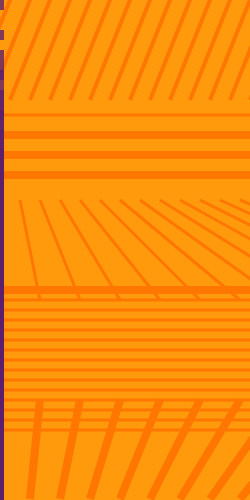
Frame 1 (no input)
Frame 60 (no input): identical to frame 1, image omitted
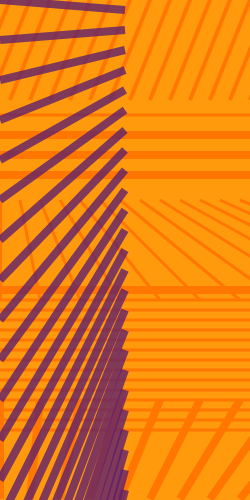
Frame 120 (the mouse pressed at the canvas centre since frame 60)

The p5.js sketch that drew these frames (run headless with seeded random() and noise() and a simulated clock; from frame 60 on, the mouse is pressed at the canvas centre):

// p5.js sketch
// ── sketch.js
function setup() {
  createCanvas(250,500);
  strokeCap(SQUARE);
}

function draw() {
  background(255, 154, 12);
  for (var i = -10; i < 400; i += 20) {
    line(i, -50, i + -60, 100);
    stroke(255, 119, 0);
    strokeWeight(4);
  }
  for (var i = 0; i < 500; i += 40) {
    line(i, 300, i*0.5, 200);
    stroke(255, 119, 0);
    strokeWeight(3);
  }
  for (var i = 105; i < 175; i += 20) {
    line(0, i + 10, 250, i + 10);
    stroke(255, 119, 0);
    strokeWeight(8);
  }
  for (var i = 0; i < 500; i += 40) {
    line(i, 400, i*0.75, 499);
    stroke(255, 119, 0);
    strokeWeight(8);
  }
   for (var i = 280; i < 430; i += 10) {
    line(0, i + 10, 250, i + 10);
    stroke(255, 119, 0);
    strokeWeight(3);
  }
  for (var i = -20; i < 600; i += 20) {
    line(0, i*2, mouseX, i + 10);
    stroke(94, 31, 109, 200)
    strokeWeight(8);
  }
}
